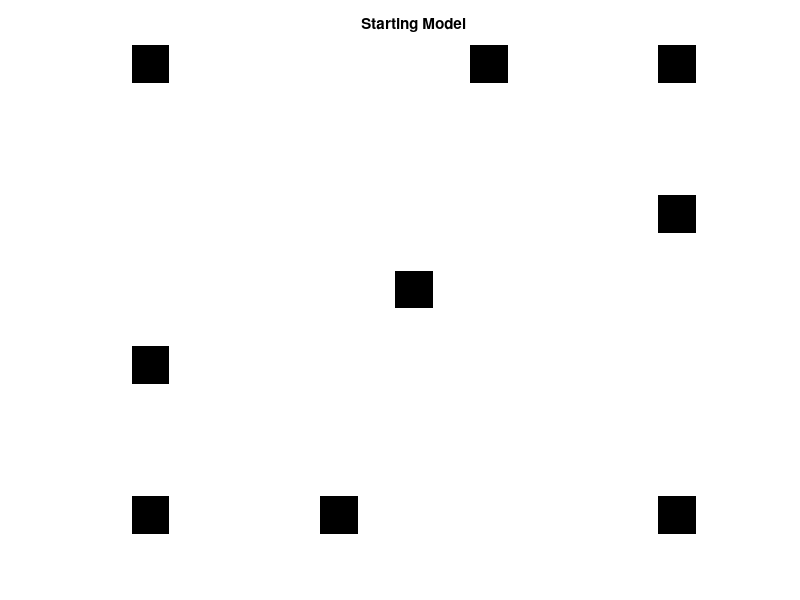
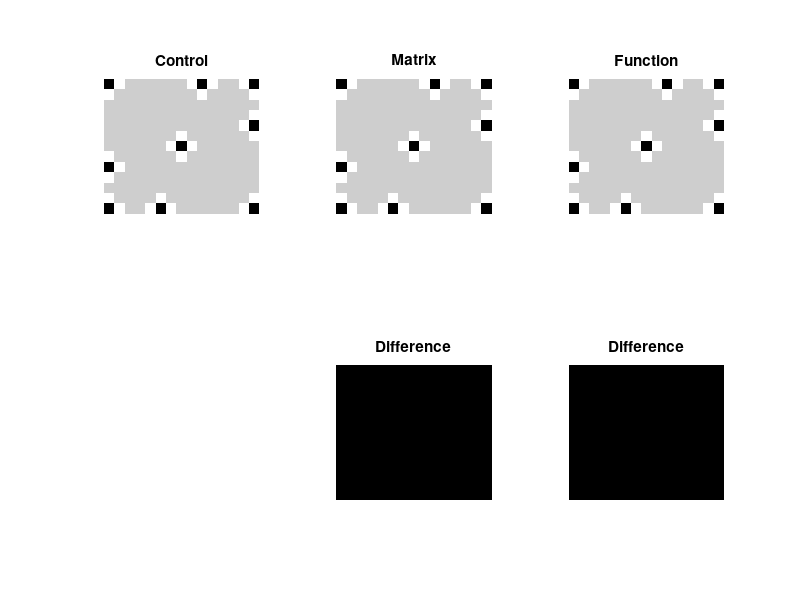
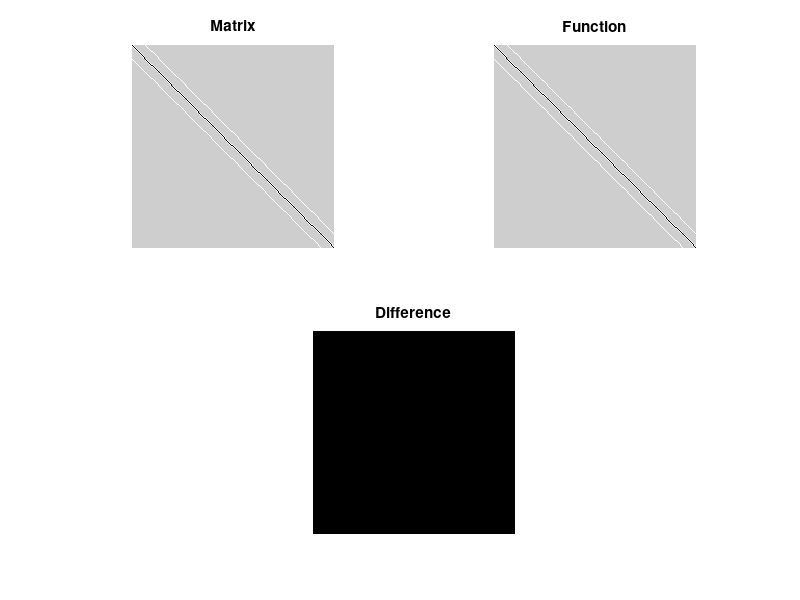

MATLAB code for these plots, in order:
function Laplacian2DFilterTest()
    m_dim = 13;
    d_dim = 15;
    k_dim = m_dim*d_dim;
    
    control = zeros(m_dim,d_dim);
    control(1,:) = [-4 1 0 0 0  0 0  0 1 -4 1 0 0 1 -4];
    control(2,:) = [ 1 0 0 0 0  0 0  0 0  1 0 0 0 0  1];
    control(3,:) = [ 0 0 0 0 0  0 0  0 0  0 0 0 0 0  0];
    control(4,:) = [ 0 0 0 0 0  0 0  0 0  0 0 0 0 0  1];
    control(5,:) = [ 0 0 0 0 0  0 0  0 0  0 0 0 0 1 -4];
    control(6,:) = [ 0 0 0 0 0  0 0  1 0  0 0 0 0 0  1];
    control(7,:) = [ 0 0 0 0 0  0 1 -4 1  0 0 0 0 0  0];
    control(8,:) = [ 1 0 0 0 0  0 0  1 0  0 0 0 0 0  0];
    control(9,:) = [-4 1 0 0 0  0 0  0 0  0 0 0 0 0  0];
    control(10,:) = [ 1 0 0 0 0  0 0  0 0  0 0 0 0 0  0];
    control(11,:) = [ 0 0 0 0 0  0 0  0 0  0 0 0 0 0  0];
    control(12,:) = [ 1 0 0 0 0  1 0  0 0  0 0 0 0 0  1];
    control(13,:) = [-4 1 0 0 1 -4 1  0 0  0 0 0 0 1 -4];

    
    % tm = randi([0 1],m_dim,d_dim);
    tm = zeros(m_dim,d_dim);
    tm(1,:)  = [1 0 0 0 0 0 0 0 0 1 0 0 0 0 1];
    tm(5,:)  = [0 0 0 0 0 0 0 0 0 0 0 0 0 0 1];
    tm(7,:)  = [0 0 0 0 0 0 0 1 0 0 0 0 0 0 0];
    tm(9,:)  = [1 0 0 0 0 0 0 0 0 0 0 0 0 0 0];
    tm(13,:) = [1 0 0 0 0 1 0 0 0 0 0 0 0 0 1];
    
    B_lap = LaplacianFilter2D(m_dim, d_dim);
    B_lap2 = zeros(k_dim);
    
    for i=1:k_dim
        for j=1:k_dim
            B_lap2(i,j) = LaplacianFilter2DAt(i,j,m_dim,d_dim);
        end
    end
    
    m1 = reshape(B_lap*reshape(tm,k_dim,1),m_dim,d_dim);
    m2 = reshape(B_lap2*reshape(tm,k_dim,1),m_dim,d_dim);
    figure;
    imshow(mat2gray(tm),...
        'InitialMagnification', 3000, 'Colormap', flipud(gray));
    title('Starting Model');
    set(gca,'Ydir','reverse');

    figure;
    subplot(2,3,1);
    imshow(mat2gray(control),...
        'InitialMagnification', 3000);
    title('Control');
    colormap(gray);
    set(gca,'Ydir','reverse');
    
    subplot(2,3,2);
    imshow(mat2gray(m1),...
        'InitialMagnification', 3000);
    title('Matrix');
    colormap(gray);
    set(gca,'Ydir','reverse');
    
    subplot(2,3,3);
    imshow(mat2gray(m2),...
        'InitialMagnification', 3000);
    title('Function');
    colormap(gray);
    set(gca,'Ydir','reverse');
    
    subplot(2,3,5);
    imshow(mat2gray(control-m1),...
        'InitialMagnification', 3000);
    title('Difference');
    colormap(flipud(gray));
    set(gca,'Ydir','reverse');
    
    subplot(2,3,6);
    imshow(mat2gray(control-m2),...
        'InitialMagnification', 3000);
    title('Difference');
    colormap(flipud(gray));
    set(gca,'Ydir','reverse');
    
    figure;
    subplot(2,2,1);
    imshow(mat2gray(B_lap),...
        'InitialMagnification', 300);
    title('Matrix');
    set(gca,'Ydir','reverse');
    
    subplot(2,2,2);
    imshow(mat2gray(B_lap2),...
        'InitialMagnification', 300);
    title('Function');
    set(gca,'Ydir','reverse');
    
    subplot(2,2,[3 4]);
    imshow(mat2gray(B_lap2-B_lap),...
        'InitialMagnification', 300);
    title('Difference');
    colormap(flipud(gray));
    set(gca,'Ydir','reverse');
end

function [ B ] = LaplacianFilter2D(x,y)
    k = x*y;
    B = zeros(k);
    B = B + diag(ones(k,1).*(-4));
    B = B + diag(ones(k-1,1),1);
    B = B + diag(ones(k-1,1),-1);
    B = B + diag(ones(k-x,1),x);
    B = B + diag(ones(k-x,1),-x);
    for i=1:(y-1)
        j = i*x; 
        B(j,j+1) = 0;
        B(j+1,j) = 0;
    end
end

function [ v ] = LaplacianFilter2DAt(r, c, x, y)
    if(r == c)
        v = -4;
    elseif(r-1 == c) % Below or to the left
        if(mod(r-1,x) == 0)
            v = 0;
        else
            v = 1;
        end
    elseif(c-1 == r) % Above or to the right
        if(mod(c-1,x) == 0)
            v = 0;
        else
            v = 1;
        end
    elseif(c-x == r || c+x == r)
        v = 1;
    else
        v = 0;
    end
end